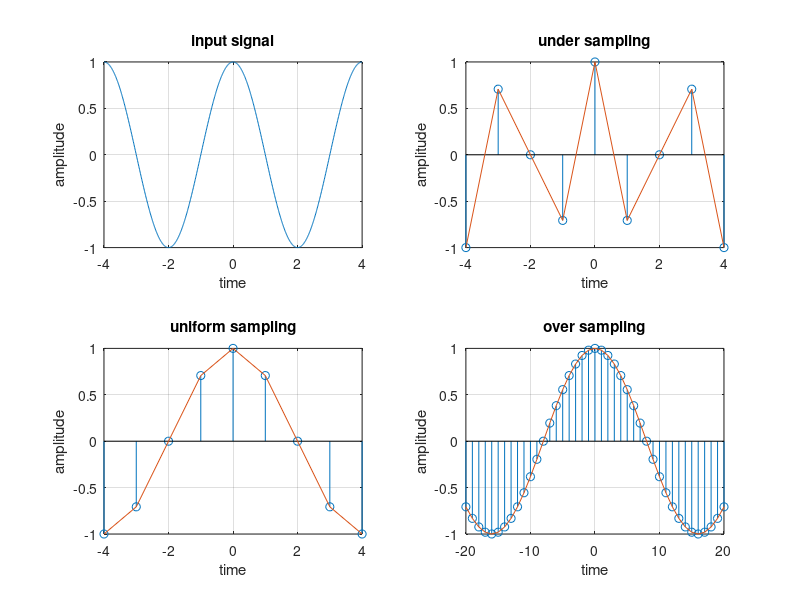

Source code (MATLAB):
clear all;
close all;
clc;
t=-4:0.01:4;
T=4;

fm=1/T;

x=cos(2*pi*fm*t);

subplot(2,2,1);plot(t,x);
xlabel('time');ylabel('amplitude');
grid;
title('input signal');

n1=-4:1:4;

fs1=1.6;
fs2=2;
fs3=8;


x1=cos(2*pi*1/1.6*n1);
subplot(2,2,2);stem(n1,x1);
xlabel('number of samples');ylabel('amplitude');
hold on;
subplot(2,2,2);plot(n1,x1);
xlabel('time');ylabel('amplitude');
grid;
title('under sampling');


x2=cos(2*pi*fm/fs2*n1);

subplot(2,2,3);stem(n1,x2);
xlabel('number of samples');ylabel('amplitude');
hold on;
subplot(2,2,3);plot(n1,x2);
xlabel('time');ylabel('amplitude');
grid;
title('uniform sampling');

n3=-20:1:20;
x3=cos(2*pi*fm/fs3*n3);
subplot(2,2,4);stem(n3,x3);
hold on;
subplot(2,2,4);plot(n3,x3);
xlabel('number of samples');ylabel('amplitude');
xlabel('time');ylabel('amplitude');
grid;
title('over sampling');
% %Sampling theorem
% 
% a=10;
% f=5;
% t=0:1/(20*f):2;
% x=a/2 *sin(2*pi*f*t);
% subplot(4,2,1);
% %figure(1)
% stem(t,x);
% xlabel('time in sec')
% ylabel('x(t)')
% title('sinusoidal signal of F hz')
% 
% % Continuos plot
% a=10;
% f=5;
% t=0:1/(20*f):2;
% x=a/2 *sin(2*pi*f*t);
% subplot(4,2,2);
% %figure(1)
% stem(t,x);
% xlabel('time in sec')
% ylabel('x(t)')
% title('sinusoidal signal of F hz')
% 
% % Sampling the sine wave
% % Under Sampling
% Fs1=8;
% t1=0:1/(Fs1):2;
% x1=a/2*sin(2*pi*f*t1);
% subplot(4,2,3);
% %figure(2)
% stem(t1,x1);
% xlabel('time in sec')
% ylabel('x1(t)')
% title('Sampled sinusoidal signal of Fs<2F Hz')
% 
% % Critically Sampling
% Fs1=10;
% t1=0:1/(Fs1):2;
% x2=a/2*sin(2*pi*f*t1);
% subplot(4,2,5);
% %figure(3)
% stem(t1,x2);
% xlabel('time in sec')
% ylabel('x2(t)')
% title('Sampled sinusoidal signal of Fs=2F Hz')
% 
% % Over Sampling
% Fs1=30;
% t1=0:1/(Fs1):2;
% x3=a/2*sin(2*pi*f*t1);
% subplot(4,2,7);
% %figure(4)
% stem(t1,x3);
% xlabel('time in sec')
% ylabel('x3(t)')
% title('Sampled sinusoidal signal of Fs>2F Hz')
% 
% % Sampling the discrete sine wave
% % Under Sampling
% Fs1=8;
% t1=0:1/(Fs1):2;
% x1=a/2*sin(2*pi*f*t1);
% subplot(4,2,4);
% %figure(2)
% stem(t1,x1);
% xlabel('time in sec')
% ylabel('x1(t)')
% title('Sampled sinusoidal signal of Fs<2F Hz')
% 
% % Critically Sampling
% Fs1=10;
% t1=0:1/(Fs1):2;
% x2=a/2*sin(2*pi*f*t1);
% subplot(4,2,6);
% %figure(3)
% stem(t1,x2);
% xlabel('time in sec')
% ylabel('x2(t)')
% title('Sampled sinusoidal signal of Fs=2F Hz')
% 
% % Over Sampling
% Fs1=30;
% t1=0:1/(Fs1):2;
% x3=a/2*sin(2*pi*f*t1);
% subplot(4,2,8);
% %figure(4)
% stem(t1,x3);
% xlabel('time in sec')
% ylabel('x3(t)')
% title('Sampled sinusoidal signal of Fs>2F Hz')